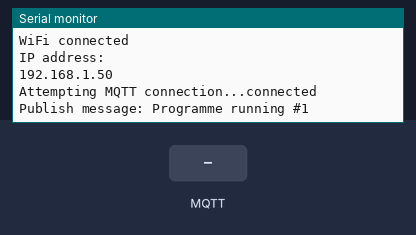
Simulated run of this sketch. Board: ESP8266 (NodeMCU). On the bench: the last lines printed to the serial monitor. Inputs (shaded band) come from the test bench. WiFi joins after 1.5 s; servers stay silent unless stated; random numbers use the default seed unless the sketch sets one; no MQTT or app messages arrive unless stated.

Above: at 3.0 s.
3.1 s: MQTT message "1" arrives on the first subscribed topic
At 3.7 s:
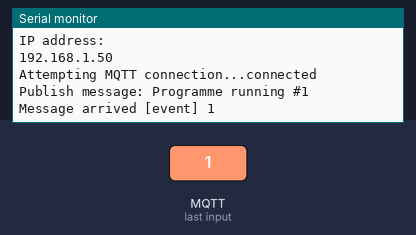
4.6 s: MQTT message "on" arrives on the first subscribed topic
At 5.7 s:
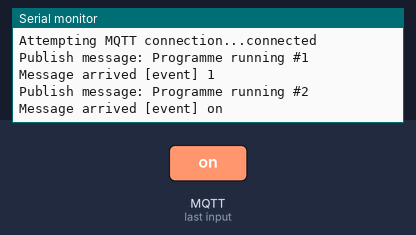
6.1 s: MQTT message "off" arrives on the first subscribed topic
At 7.2 s:
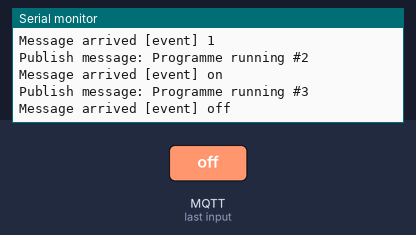
Timing chart, 0 to 9.1 s (numbered marks = the images above; inputs shaded):
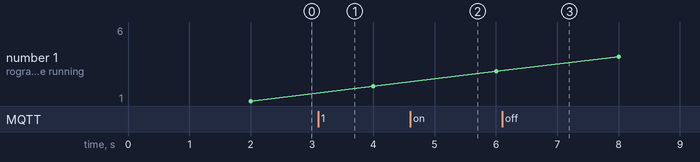

Measured:
- after the input at 3.1 s, the serial monitor: prints a new line at once (image 1)
- after the input at 4.6 s, the serial monitor: prints a new line at once (image 2)
- after the input at 6.1 s, the serial monitor: prints a new line at once (image 3)

The sketch:

CovidSafeZoneApp.ino
```cpp
/*
 Basic ESP8266 MQTT example
 This sketch demonstrates the capabilities of the pubsub library in combination
 with the ESP8266 board/library.
 It connects to an MQTT server then:
  - publishes "hello world" to the topic "outTopic" every two seconds
  - subscribes to the topic "inTopic", printing out any messages
    it receives. NB - it assumes the received payloads are strings not binary
  - If the first character of the topic "inTopic" is an 1, switch ON the ESP Led,
    else switch it off
 It will reconnect to the server if the connection is lost using a blocking
 reconnect function. See the 'mqtt_reconnect_nonblocking' example for how to
 achieve the same result without blocking the main loop.
 To install the ESP8266 board, (using Arduino 1.6.4+):
  - Add the following 3rd party board manager under "File -> Preferences -> Additional Boards Manager URLs":
       http://arduino.esp8266.com/stable/package_esp8266com_index.json
  - Open the "Tools -> Board -> Board Manager" and click install for the ESP8266"
  - Select your ESP8266 in "Tools -> Board"
*/

#include <ESP8266WiFi.h>
#include <PubSubClient.h>
#include <BlynkSimpleEsp8266.h>
#include <Blynk.h>

const char* ssid = "TP-Link_4CAA";
const char* password = "25938504";
const char* mqtt_server = "broker.hivemq.com";
char auth[] = "dq-c1MVueKWyadxiTf_VJB9e6l8_29zV";
WidgetLED led1(V5);

WiFiClient espClient;
PubSubClient client(espClient);
unsigned long lastMsg = 0;
#define MSG_BUFFER_SIZE  (50)
char msg[MSG_BUFFER_SIZE];
int value = 0;

void setup_wifi() {

  delay(10);
  // We start by connecting to a WiFi network
  Serial.println();
  Serial.print("Connecting to ");
  Serial.println(ssid);

  WiFi.mode(WIFI_STA);
  WiFi.begin(ssid, password);

  while (WiFi.status() != WL_CONNECTED) {
    delay(500);
    Serial.print(".");
  }

  randomSeed(micros());

  Serial.println("");
  Serial.println("WiFi connected");
  Serial.println("IP address: ");
  Serial.println(WiFi.localIP());
}

void callback(char* topic, byte* payload, unsigned int length) {
  Serial.print("Message arrived [");
  Serial.print(topic);
  Serial.print("] ");
  for (int i = 0; i < length; i++) {
    Serial.print((char)payload[i]);
  }
  Serial.println();
  // Notifying and Switching on the LED in the app if received payload is odd.
  if (char(payload[0]) == '1') {

    Blynk.notify("You are in DANGER ZONE !!!");
  }else{
    led1.off();
  }led1.on();
}

void reconnect() {
  // Loop until we're reconnected
  while (!client.connected()) {
    Serial.print("Attempting MQTT connection...");
    // Create a random client ID
    String clientId = "ESP8266Client-";
    clientId += String(random(0xffff), HEX);
    // Attempt to connect
    if (client.connect(clientId.c_str())) {
      Serial.println("connected");
      // Once connected, publish an announcement...
      client.publish("event", "hello world");
      // ... and resubscribe
      client.subscribe("event");
    } else {
      Serial.print("failed, rc=");
      Serial.print(client.state());
      Serial.println(" try again in 5 seconds");
      // Wait 5 seconds before retrying
      delay(5000);
    }
  }
}

void setup() {
  Serial.begin(115200);
  setup_wifi();
  client.setServer(mqtt_server, 1883);
  client.setCallback(callback);
  Blynk.begin(auth, ssid, password);
}

void loop() {

  if (!client.connected()) {
    reconnect();
  }
  client.loop();

  unsigned long now = millis();
  if (now - lastMsg > 2000) {
    lastMsg = now;
    ++value;
    snprintf (msg, MSG_BUFFER_SIZE, "Programme running #%ld", value);
    Serial.print("Publish message: ");
    Serial.println(msg);
    client.publish("out1", msg);
  }
  Blynk.run();
}
```
